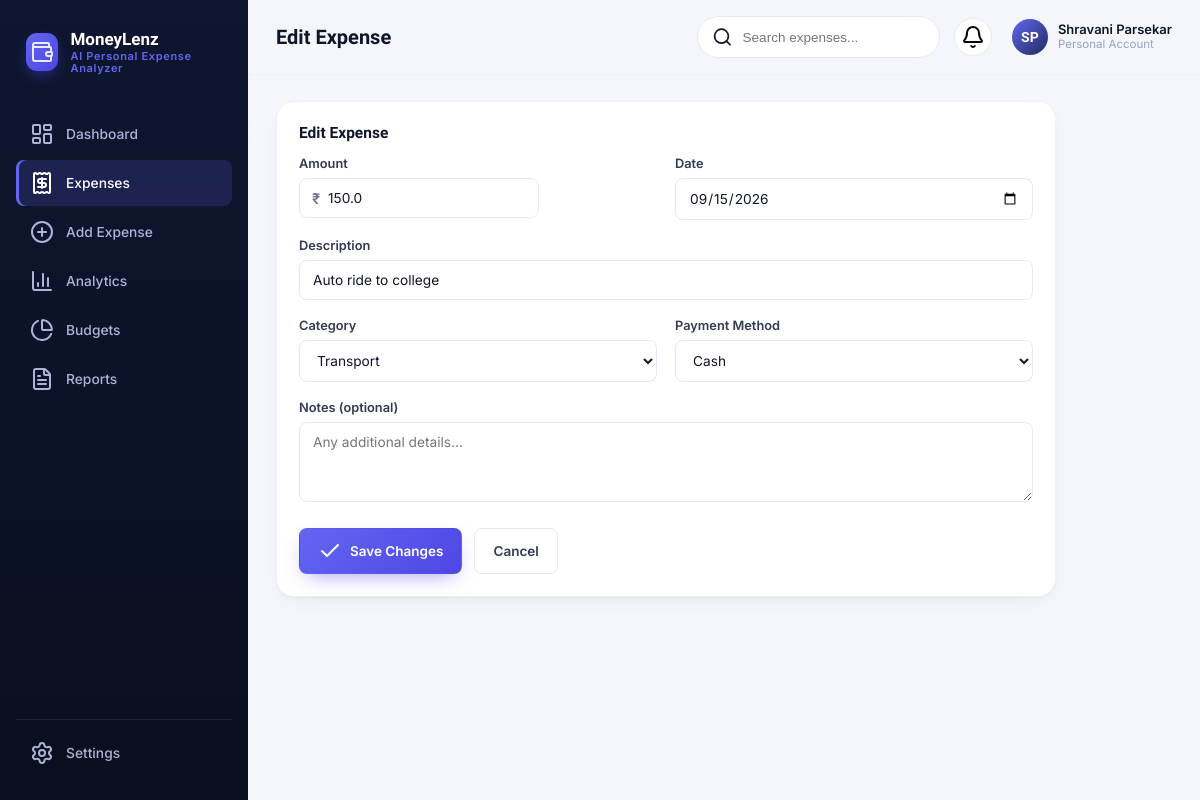
The page /edit-expense/2 on the database its author committed.
### models/expense.py (models this page shows, shortened)
class Expense(db.Model):
    __tablename__ = "expenses"
    id = db.Column(db.Integer, primary_key=True)
    amount = db.Column(db.Float, nullable=False)
    category = db.Column(db.String(50), nullable=False, index=True)
    description = db.Column(db.String(255), nullable=False)
    date = db.Column(db.Date, nullable=False, default=date.today, index=True)
    payment_method = db.Column(db.String(50), nullable=False, default="Cash")
    notes = db.Column(db.String(500), nullable=True)
    created_at = db.Column(db.DateTime, default=datetime.utcnow)

### app.py (the view, shortened to what this page needs)
    @app.route("/edit-expense/<int:expense_id>", methods=["GET", "POST"])
    def edit_expense(expense_id):
        expense = Expense.query.get_or_404(expense_id)
        return render_template("add_expense.html", active_page="expenses", expense=expense, edit_mode=True)

### templates/add_expense.html (shortened to what this page needs)
{% extends "base.html" %}
{% block page_title %}{{ 'Edit Expense' if edit_mode else 'Add Expense' }}{% endblock %}
{% block content %}
<div class="card" style="max-width: 780px;">
    <div class="section-heading">
        <h3>{{ 'Edit Expense' if edit_mode else 'Add a New Expense' }}</h3>
    </div>
    <form method="POST" id="expenseForm">
        <div class="form-grid">
            <div class="form-group">
                <label for="amount">Amount</label>
                <div class="amount-input-wrap">
                    <span>{{ currency_symbol }}</span>
                    <input type="number" step="0.01" min="0.01" id="amount" name="amount" placeholder="0.00"
                           value="{{ expense.amount if expense else '' }}" required>
                </div>
            </div>
            <div class="form-group">
                <label for="date">Date</label>
                <input type="date" id="date" name="date"
                       value="{{ expense.date.isoformat() if expense else today }}" required>
            </div>
            <div class="form-group full">
                <label for="description">Description</label>
                <input type="text" id="description" name="description" placeholder="e.g. Pizza from Domino's, Uber ride, Netflix subscription"
                       value="{{ expense.description if expense else '' }}" required>
            </div>
            <div class="form-group">
                <label for="category">Category</label>
                <select id="category" name="category" required>
                    {% for c in categories %}
                    <option value="{{ c }}" {{ 'selected' if expense and expense.category == c }}>{{ c }}</option>
                    {% endfor %}
                </select>
            </div>
            <div class="form-group">
                <label for="payment_method">Payment Method</label>
                <select id="payment_method" name="payment_method" required>
                    {% for p in payment_methods %}
                    <option value="{{ p }}" {{ 'selected' if expense and expense.payment_method == p }}>{{ p }}</option>
                    {% endfor %}
                </select>
            </div>
            <div class="form-group full">
                <label for="notes">Notes (optional)</label>
                <textarea id="notes" name="notes" placeholder="Any additional details...">{{ expense.notes if expense else '' }}</textarea>
            </div>
            <div class="form-actions">
                <button type="submit" class="btn btn-primary"><i data-lucide="check"></i>{{ 'Save Changes' if edit_mode else 'Add Expense' }}</button>
                <a href="{{ url_for('expenses') }}" class="btn btn-secondary">Cancel</a>
            </div>
        </div>
    </form>
</div>
{% endblock %}

### static/css/style.css (style rules this page uses)
:root { --navy-950: #0A0F1F; --navy-900: #0E1630; --navy-800: #16204A; --navy-700: #202C5E; --indigo-600: #4F46E5; --indigo-500: #6366F1; --indigo-100: #EEF0FF; --green-600: #0F9D58; --green-500: #16A34A; --green-100: #E5F7EC; --orange-600: #D97706; --orange-500: #F59E0B; --orange-100: #FEF3E2; --red-600: #DC2626; --red-500: #EF4444; --red-100: #FDEAEA; --bg: #F4F6FB; --card: #FFFFFF; --border: #E6E9F2; --border-soft: #EEF1F8; --text-900: #10162A; --text-700: #333A54; --text-500: #6B7390; --text-400: #9AA1BD; --radius-lg: 18px; --radius-md: 12px; --radius-sm: 8px; --shadow-card: 0 1px 2px rgba(16, 22, 42, 0.04), 0 8px 24px -12px rgba(16, 22, 42, 0.10); --shadow-pop: 0 12px 32px -8px rgba(16, 22, 42, 0.18); --sidebar-w: 248px; }
* { box-sizing: border-box; }
html, body { margin: 0; padding: 0; background: var(--bg); color: var(--text-900); font-family: 'Inter', -apple-system, BlinkMacSystemFont, sans-serif; font-size: 14.5px; -webkit-font-smoothing: antialiased; }
h1, h2, h3, h4, .font-display { font-family: 'Sora', 'Inter', sans-serif; }
a { text-decoration: none; color: inherit; }
button { font-family: inherit; cursor: pointer; }
.btn { display: inline-flex; align-items: center; justify-content: center; gap: 8px; padding: 10px 18px; border-radius: var(--radius-sm); font-weight: 600; font-size: 13.5px; border: 1px solid transparent; transition: transform 0.12s ease, box-shadow 0.12s ease, background 0.15s ease; }
.btn-primary { background: linear-gradient(135deg, var(--indigo-500), var(--indigo-600)); color: #fff; box-shadow: 0 8px 20px -8px rgba(79,70,229,0.55); }
.btn-secondary { background: var(--card); color: var(--text-700); border-color: var(--border); }
.card { background: var(--card); border-radius: var(--radius-lg); border: 1px solid var(--border-soft); box-shadow: var(--shadow-card); padding: 22px; }
.section-heading { display: flex; align-items: center; justify-content: space-between; margin-bottom: 14px; }
.section-heading h3 { font-size: 15.5px; font-weight: 700; margin: 0; }
.form-grid { display: grid; grid-template-columns: 1fr 1fr; gap: 18px; }
.form-group { display: flex; flex-direction: column; gap: 7px; }
.form-group.full { grid-column: 1 / -1; }
.form-group label { font-size: 12.8px; font-weight: 600; color: var(--text-700); }
.form-group input, .form-group select, .form-group textarea { padding: 11px 13px; border-radius: var(--radius-sm); border: 1px solid var(--border); font-size: 13.7px; color: var(--text-900); background: var(--card); font-family: inherit; }
.form-group textarea { resize: vertical; min-height: 80px; }
.amount-input-wrap { position: relative; }
.amount-input-wrap span { position: absolute; left: 13px; top: 50%; transform: translateY(-50%); color: var(--text-500); font-weight: 600; }
.amount-input-wrap input { padding-left: 28px; }
.form-actions { display: flex; gap: 12px; margin-top: 8px; grid-column: 1 / -1; }

### rows shown on the page
Expense: amount "150.0", date "09/15/2026", description "Auto ride to college"

### other values the page prints
{{ 'Edit Expense' if edit_mode else 'Add Expense' }} "Edit Expense"
{{ 'Edit Expense' if edit_mode else 'Add a New Expense' }} "Edit Expense"
{{ currency_symbol }} "₹"
{{ 'Save Changes' if edit_mode else 'Add Expense' }} "Save Changes"
form field category "Transport"
form field payment_method "Cash"
